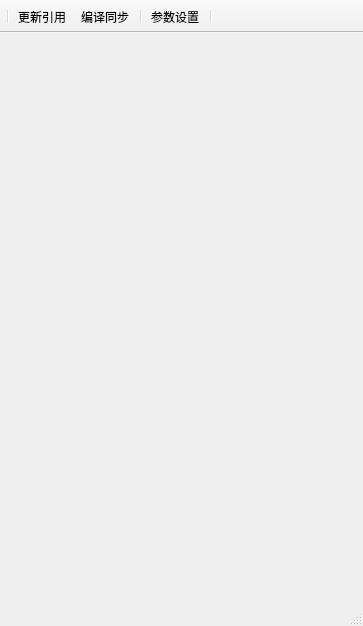
<?xml version="1.0" encoding="UTF-8"?>
<ui version="4.0">
 <class>MainWindow</class>
 <widget class="QMainWindow" name="MainWindow">
  <property name="geometry">
   <rect>
    <x>0</x>
    <y>0</y>
    <width>363</width>
    <height>626</height>
   </rect>
  </property>
  <property name="mouseTracking">
   <bool>false</bool>
  </property>
  <property name="tabletTracking">
   <bool>false</bool>
  </property>
  <property name="acceptDrops">
   <bool>true</bool>
  </property>
  <property name="windowTitle">
   <string>md快捷工具</string>
  </property>
  <property name="windowIcon">
   <iconset resource="my_resources.qrc">
    <normaloff>:/myImages/icon/MD-logo.png</normaloff>:/myImages/icon/MD-logo.png</iconset>
  </property>
  <property name="windowOpacity">
   <double>1.000000000000000</double>
  </property>
  <property name="iconSize">
   <size>
    <width>60</width>
    <height>30</height>
   </size>
  </property>
  <property name="documentMode">
   <bool>false</bool>
  </property>
  <widget class="QWidget" name="centralwidget">
   <property name="acceptDrops">
    <bool>true</bool>
   </property>
   <layout class="QGridLayout" name="gridLayout">
    <item row="0" column="0">
     <layout class="QVBoxLayout" name="verticalLayout"/>
    </item>
   </layout>
  </widget>
  <widget class="QStatusBar" name="statusbar"/>
  <widget class="QToolBar" name="toolBar">
   <property name="windowTitle">
    <string>toolBar</string>
   </property>
   <property name="movable">
    <bool>false</bool>
   </property>
   <property name="allowedAreas">
    <set>Qt::AllToolBarAreas</set>
   </property>
   <property name="orientation">
    <enum>Qt::Horizontal</enum>
   </property>
   <property name="iconSize">
    <size>
     <width>25</width>
     <height>25</height>
    </size>
   </property>
   <property name="toolButtonStyle">
    <enum>Qt::ToolButtonTextBesideIcon</enum>
   </property>
   <attribute name="toolBarArea">
    <enum>TopToolBarArea</enum>
   </attribute>
   <attribute name="toolBarBreak">
    <bool>false</bool>
   </attribute>
   <addaction name="separator"/>
   <addaction name="action_fresh"/>
   <addaction name="action_upload"/>
   <addaction name="separator"/>
   <addaction name="action_sets"/>
   <addaction name="separator"/>
  </widget>
  <action name="action_upload">
   <property name="icon">
    <iconset resource="my_resources.qrc">
     <normaloff>:/myImages/icon/pngsucai_872012_f56589.png</normaloff>:/myImages/icon/pngsucai_872012_f56589.png</iconset>
   </property>
   <property name="text">
    <string>编译同步</string>
   </property>
   <property name="toolTip">
    <string>同步到github</string>
   </property>
  </action>
  <action name="action_sets">
   <property name="icon">
    <iconset resource="my_resources.qrc">
     <normaloff>:/myImages/icon/pngsucai_3421655_1b276b.png</normaloff>:/myImages/icon/pngsucai_3421655_1b276b.png</iconset>
   </property>
   <property name="text">
    <string>参数设置</string>
   </property>
   <property name="toolTip">
    <string>参数设置</string>
   </property>
  </action>
  <action name="action_fresh">
   <property name="icon">
    <iconset resource="my_resources.qrc">
     <normaloff>:/myImages/icon/pngsucai_2765333_b5b553.png</normaloff>:/myImages/icon/pngsucai_2765333_b5b553.png</iconset>
   </property>
   <property name="text">
    <string>更新引用</string>
   </property>
   <property name="toolTip">
    <string>更新引用</string>
   </property>
  </action>
 </widget>
 <resources>
  <include location="my_resources.qrc"/>
 </resources>
 <connections/>
 <slots>
  <slot>itemSelected()</slot>
 </slots>
</ui>
